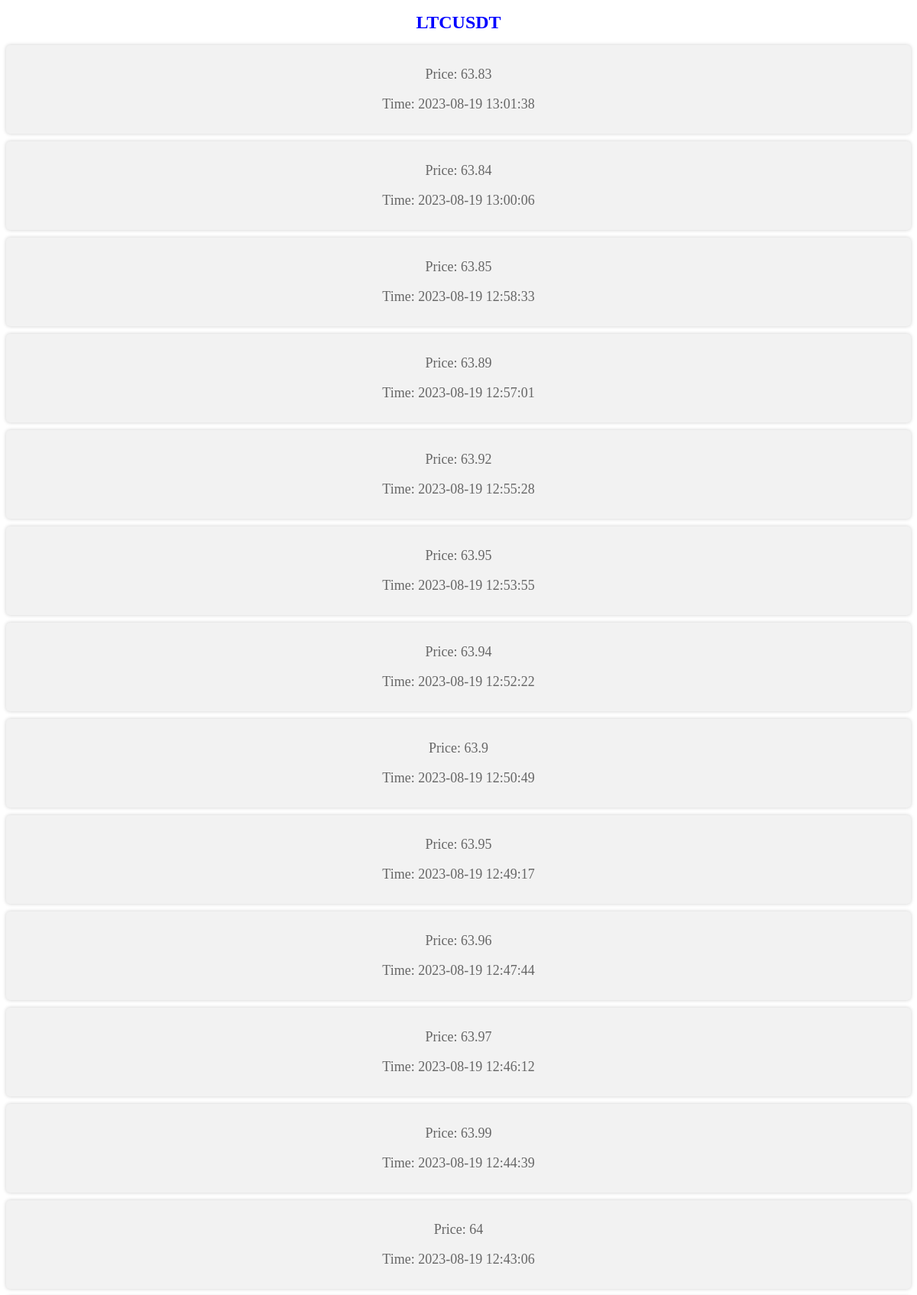
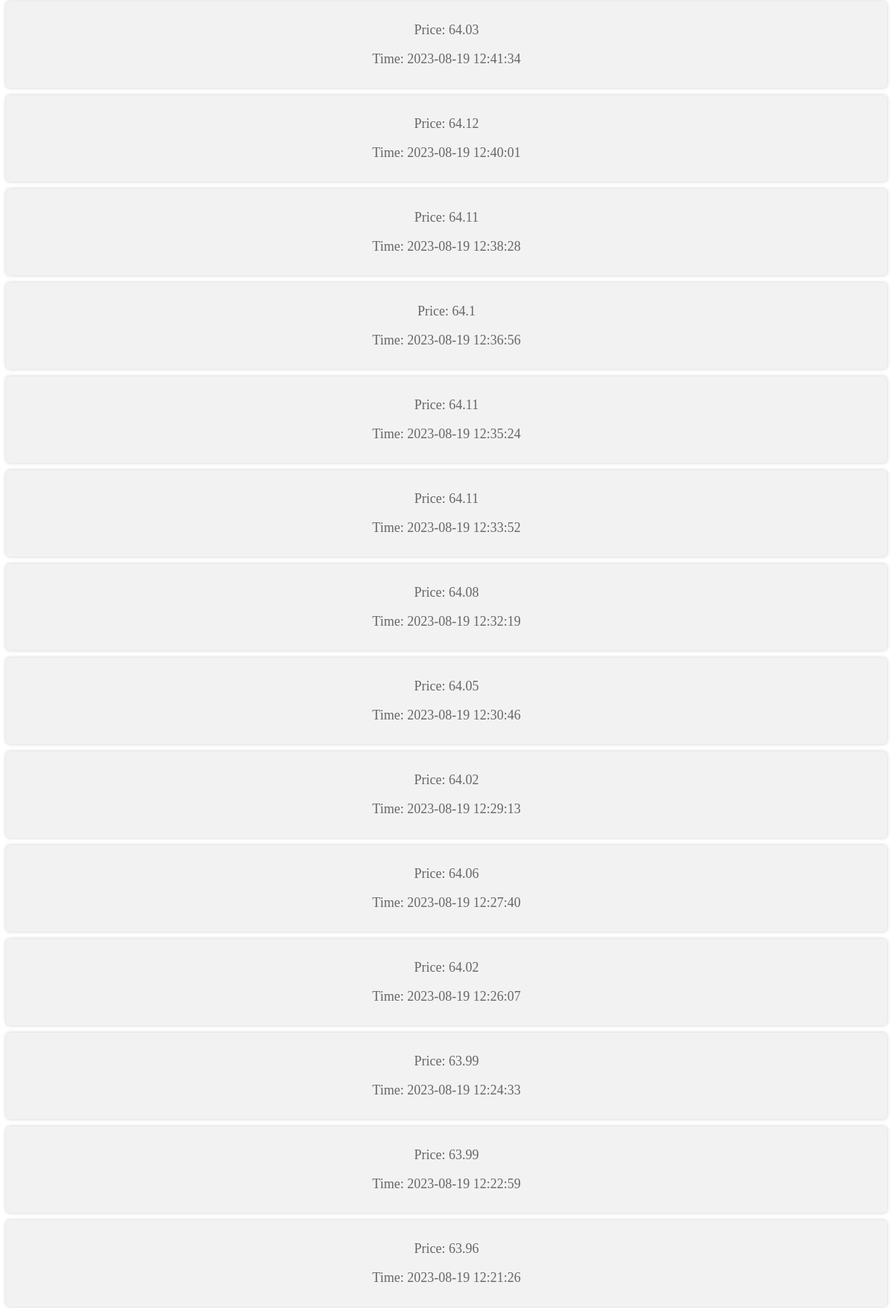
/LTCUSDT (upper part), run on the app's committed database (2 pictures, top to bottom).
### tables this page shows
CREATE TABLE "currency" (
	"id"	INTEGER NOT NULL,
	"symbol"	TEXT NOT NULL,
	"price"	NUMERIC NOT NULL,
	"time"	TEXT NOT NULL,
	PRIMARY KEY("id")
);

### main.py (the view)
@app.route("/<symbol>")
def get_info_about_currency(symbol):
    conn = sqlite3.connect("currency.db")
    cur = conn.cursor()
    currency_info = cur.execute(f"SELECT price,time FROM currency WHERE symbol = '{symbol}' ORDER BY time DESC;")
    return render_template("currency.html",title=symbol,currency_info=currency_info,symbol=symbol)

### templates/currency.html (shortened to what this page needs)
{% extends 'base.html' %}
{% block content %}
<h1 style="color: blue; font-size: 24px;">{{ symbol }}</h1>
{% for element in currency_info %}
    <div class="column">
        <p>Price: {{ element[0] }}</p>
        <p>Time: {{ element[1] }}</p>
    </div>
{% endfor %}
{% endblock%}

### static/css/style.css (style rules this page uses)
body { text-align: center; }
.column { display: block; background-color: #f2f2f2; padding: 10px; margin: 10px 0; border-radius: 5px; box-shadow: 0 0 5px rgba(0, 0, 0, 0.2); text-align: center; }
.column p { font-size: 18px; color: #666; }

### data on the page
currency: price "63.83", time "2023-08-19 13:01:38"
currency: price "63.84", time "2023-08-19 13:00:06"
currency: price "63.85", time "2023-08-19 12:58:33"
currency: price "63.89", time "2023-08-19 12:57:01"
currency: price "63.92", time "2023-08-19 12:55:28"
currency: price "63.95", time "2023-08-19 12:53:55"
currency: price "63.94", time "2023-08-19 12:52:22"
currency: price "63.9", time "2023-08-19 12:50:49"
currency: price "63.95", time "2023-08-19 12:49:17"
currency: price "63.96", time "2023-08-19 12:47:44"
currency: price "63.97", time "2023-08-19 12:46:12"
currency: price "63.99", time "2023-08-19 12:44:39"
currency: price "64", time "2023-08-19 12:43:06"
currency: price "64.03", time "2023-08-19 12:41:34"
currency: price "64.12", time "2023-08-19 12:40:01"
currency: price "64.11", time "2023-08-19 12:38:28"
currency: price "64.1", time "2023-08-19 12:36:56"
currency: price "64.11", time "2023-08-19 12:35:24"
currency: price "64.11", time "2023-08-19 12:33:52"
currency: price "64.08", time "2023-08-19 12:32:19"
currency: price "64.05", time "2023-08-19 12:30:46"
currency: price "64.02", time "2023-08-19 12:29:13"
currency: price "64.06", time "2023-08-19 12:27:40"
currency: price "64.02", time "2023-08-19 12:26:07"
currency: price "63.99", time "2023-08-19 12:24:33"
currency: price "63.99", time "2023-08-19 12:22:59"
currency: price "63.96", time "2023-08-19 12:21:26"

### other printed values
{{ symbol }} "LTCUSDT"
